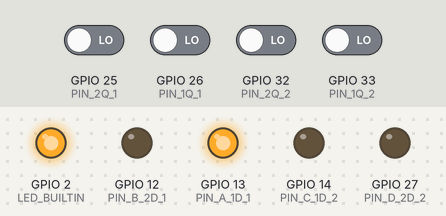
Simulated run of this sketch. Board: ESP32. Shown: output pins drawn as LEDs (lit = HIGH). The test bench sets the inputs (shaded band); at power-on: GPIO 25 (PIN_2Q_1), GPIO 26 (PIN_1Q_1), GPIO 32 (PIN_2Q_2), GPIO 33 (PIN_1Q_2) LOW.

Above: at 2.2 s.
2.3 s: GPIO 25 (PIN_2Q_1) driven HIGH
At 4.2 s:
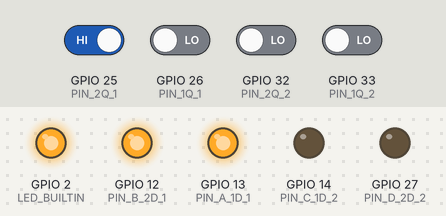
4.5 s: GPIO 26 (PIN_1Q_1) driven HIGH
At 5.9 s:
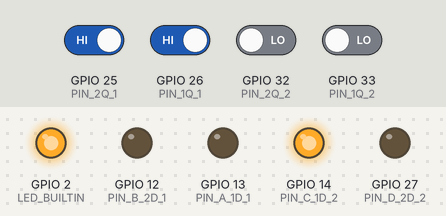
6.5 s: GPIO 33 (PIN_1Q_2) driven HIGH
At 7.4 s:
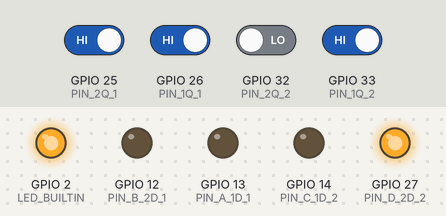
8.5 s: GPIO 25 (PIN_2Q_1) driven LOW
At 10.1 s:
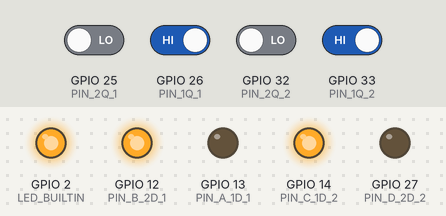
10.5 s: GPIO 26 (PIN_1Q_1) driven LOW
At 11.6 s:
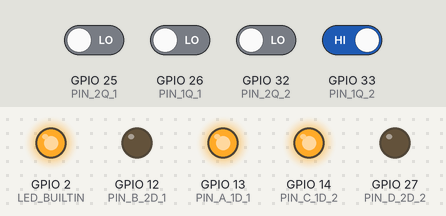
12.5 s: GPIO 32 (PIN_2Q_2) driven HIGH
At 14.3 s:
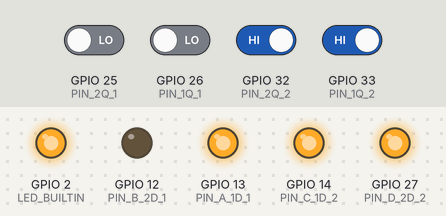
Timing chart, 0 to 15.5 s (numbered marks = the images above; inputs shaded):
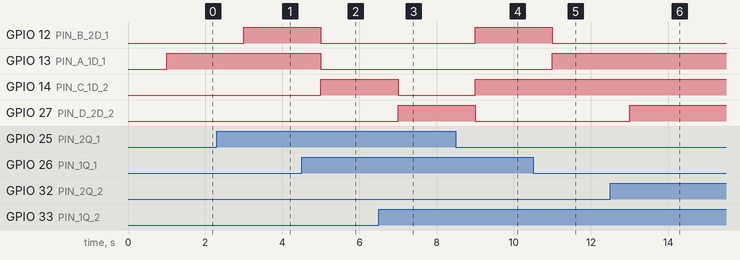

Measured:
- after the input at 2.3 s, GPIO 12 (PIN_B_2D_1): LOW → HIGH after 0.70 s
- after the input at 4.5 s, GPIO 12 (PIN_B_2D_1), GPIO 13 (PIN_A_1D_1): HIGH → LOW after 0.50 s; GPIO 14 (PIN_C_1D_2): LOW → HIGH after 0.50 s
- after the input at 6.5 s, GPIO 14 (PIN_C_1D_2): HIGH → LOW after 0.50 s; GPIO 27 (PIN_D_2D_2): LOW → HIGH after 0.50 s
- after the input at 8.5 s, GPIO 12 (PIN_B_2D_1), GPIO 14 (PIN_C_1D_2): LOW → HIGH after 0.50 s; GPIO 27 (PIN_D_2D_2): HIGH → LOW after 0.50 s
- after the input at 10.5 s, GPIO 12 (PIN_B_2D_1): HIGH → LOW after 0.50 s; GPIO 13 (PIN_A_1D_1): LOW → HIGH after 0.50 s
- after the input at 12.5 s, GPIO 27 (PIN_D_2D_2): LOW → HIGH after 0.50 s

The sketch:

7474.ino
```cpp
#include <Arduino.h>

// Define pins used on Arduino
#define PIN_A_1D_1 13
#define PIN_B_2D_1 12
#define PIN_C_1D_2 14
#define PIN_D_2D_2 27
#define PIN_1Q_1 26
#define PIN_2Q_1 25
#define PIN_1Q_2 33
#define PIN_2Q_2 32
// LED_BUILTIN is a predefined macro
// in Arduino.h for digital pin 13.

// Setup: Code to be executed once at the start here
void setup() {
    // Set pin modes to INPUT and OUTPUT as appropriate
    pinMode(PIN_A_1D_1, OUTPUT);
    pinMode(PIN_B_2D_1, OUTPUT);
    pinMode(PIN_C_1D_2, OUTPUT);
    pinMode(PIN_D_2D_2, OUTPUT);
    pinMode(PIN_1Q_1, INPUT);
    pinMode(PIN_2Q_1, INPUT);
    pinMode(PIN_1Q_2, INPUT);
    pinMode(PIN_2Q_2, INPUT);
    pinMode(LED_BUILTIN, OUTPUT);
    // Start the decade counter at 0
    digitalWrite(LED_BUILTIN, HIGH);
    digitalWrite(PIN_A_1D_1, LOW);
    digitalWrite(PIN_B_2D_1, LOW);
    digitalWrite(PIN_C_1D_2, LOW);
    digitalWrite(PIN_D_2D_2, LOW);
    delay(1000);
}

// Loop: code that executes forever goes here
void loop() {
    // Feedback inputs
    int a, b, c, d;
    // Outputs to 7447
    int A, B, C, D;
    // Falling CLK edge: read inputs here
    digitalWrite(LED_BUILTIN, LOW);
    // Read input pins
    a = digitalRead(PIN_1Q_1);
    b = digitalRead(PIN_2Q_1);
    c = digitalRead(PIN_1Q_2);
    d = digitalRead(PIN_2Q_2);
    // Rising CLK edge: write incremented digit here
    digitalWrite(LED_BUILTIN, HIGH);
    D = (d&&!b&&!a)||(c&&b&&a);
    C = (!c&&b&&a)||(c&&!b)||(c&&!a);
    B = (!d&&!b&&a)||(b&&!a);
    A = !a;
	// Optionally, do this instead of the K-map approach:
	// int digit = (d<<3) | (c<<2) | (b<<1) | (a<<0);
	// digit = (digit + 1) % 10;
	// A = digit & (1<<0);
	// B = digit & (1<<1);
	// C = digit & (1<<2);
	// D = digit & (1<<3);
    digitalWrite(PIN_A_1D_1, A);
    digitalWrite(PIN_B_2D_1, B);
    digitalWrite(PIN_C_1D_2, C);
    digitalWrite(PIN_D_2D_2, D);
    delay(1000);
}
```
